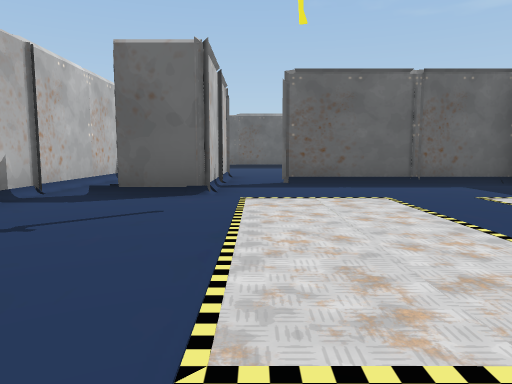
view 1 (above)

16 first-person views from a walk through a scene from a Unity 3-D project. The camera is 1.2 m above the floor, tilts 6° down and sees 70° across. Doors are open. The floor is counted in squares, 2 m on a side. Each view is taken from the middle of a square. On the plan, view 1 faces up. The plan holds only what a view shows up to about 10 squares ahead; the rest is blank. The player character is not drawn. Some surface patterns are stand-ins.

view 2
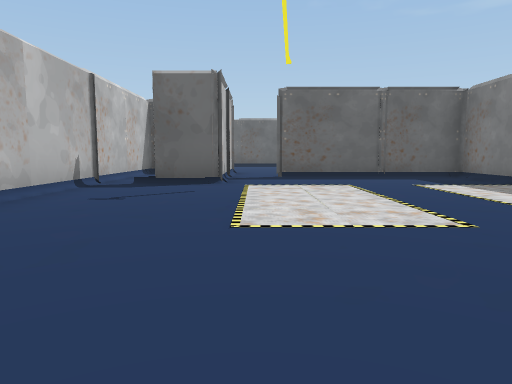

view 3
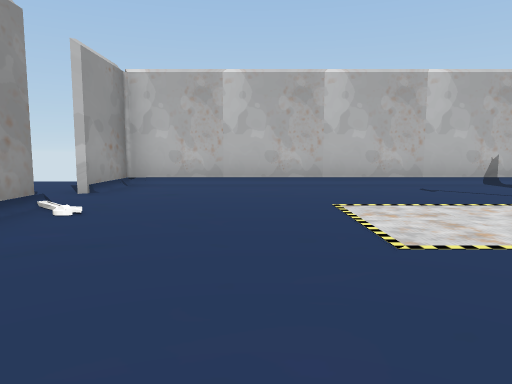

view 4
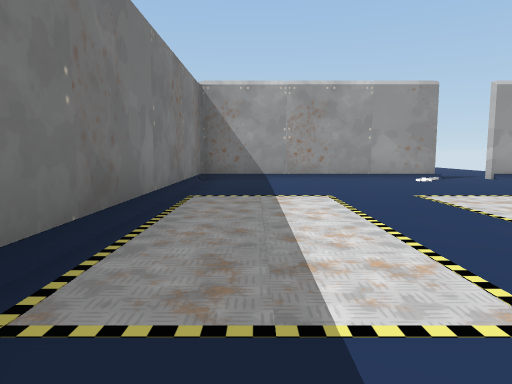

view 5
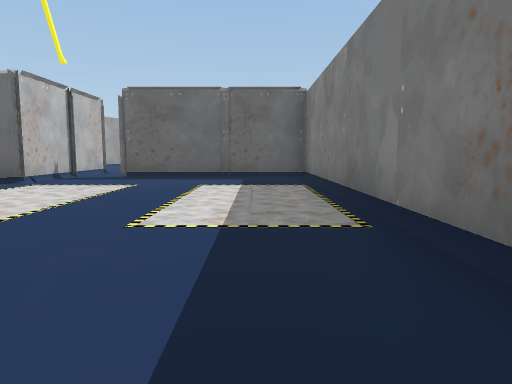

view 6
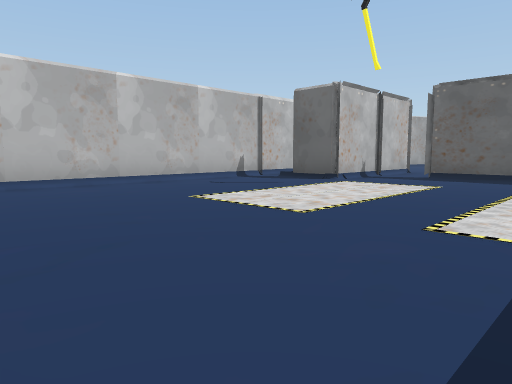

view 7
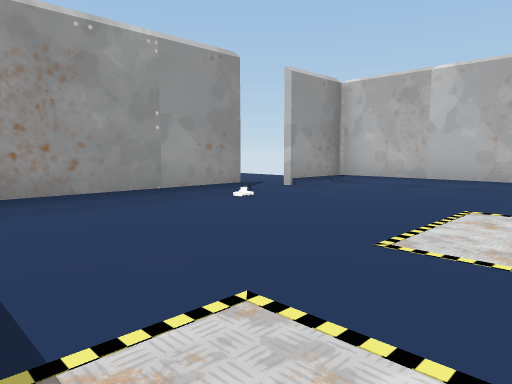

view 8
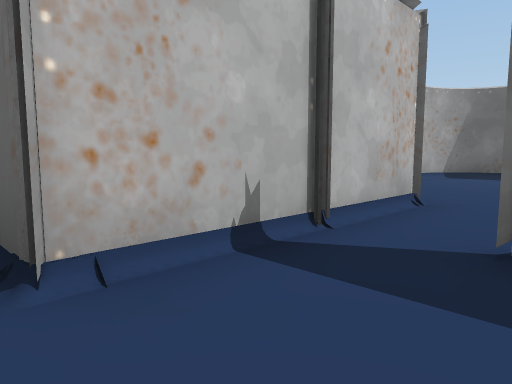

view 9
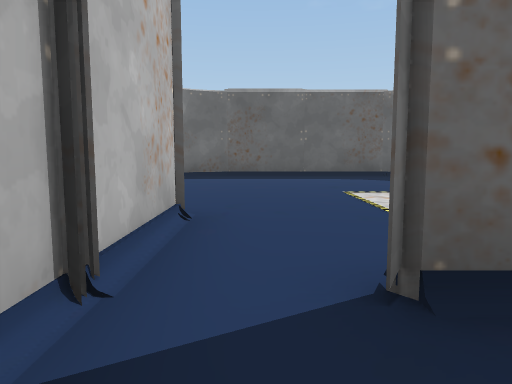

view 10
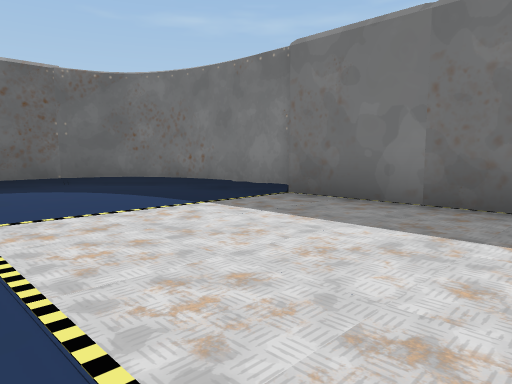

view 11
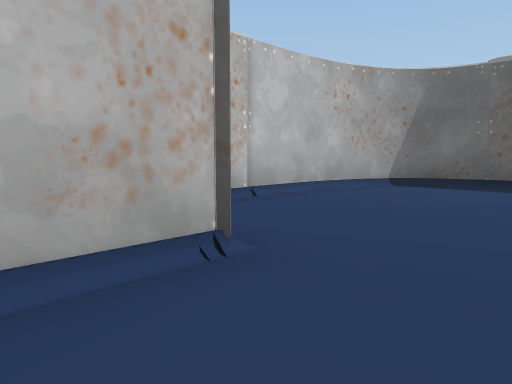

view 12
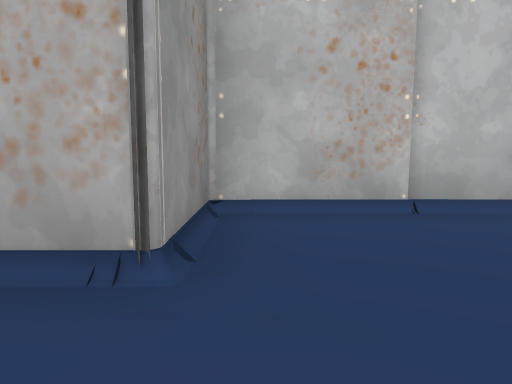

view 13
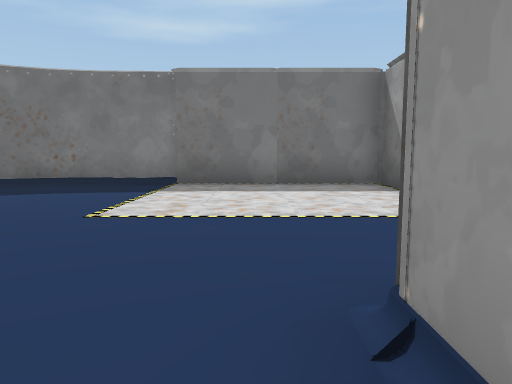

view 14
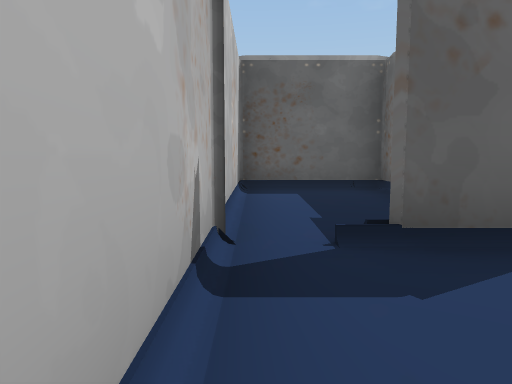

view 15
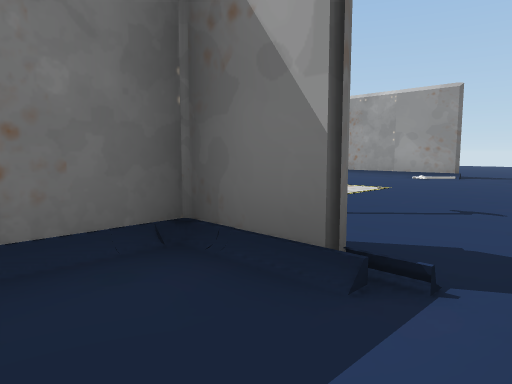

view 16
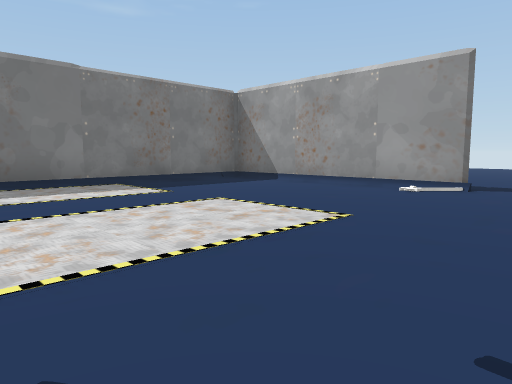

### Floor plan
Key: @ floor where view 1 was taken; # wall or solid block; . floor; / step, stairs or slope; D open door; O other object.
Columns run from 4 left of view 1 to 5 right of it. Each row starts with its distance up from view 1.
 16    ######
 15   ##....##
 14  ##......#
 13  #.......#
 12  #.......#
 11  #....   O
 10  O....   O
  9  O#O..   O
  8 #..OD.   O
  7 #..ODD###O
  6 #DDO.....#
  5 #DD#.....#
  4 #/... .. #
  3 #/... .. #
  2 #/... ...#
  1 #/.......#
  0 #/..@....#
 -1 #/.......#
 -2 #/.D.....#
 -3 ###DD#####
 -4  ....
 -5  .. .
 -6     ..
 -7     ..

Where each view was taken, in squares from view 1:
view 1: 0 up, 0 right, facing up
view 2: 2 down, 0 right, facing up
view 3: 0 up, 4 right, facing left
view 4: 6 up, 4 right, facing down
view 5: 2 down, 4 right, facing up
view 6: 2 down, 4 right, facing up-left
view 7: 2 up, 4 right, facing down-left
view 8: 5 up, 1 right, facing up-left
view 9: 6 up, 0 right, facing up
view 10: 8 up, 1 right, facing up-right
view 11: 8 up, 1 right, facing up-left
view 12: 10 up, 1 right, facing left
view 13: 10 up, 2 left, facing right
view 14: 3 up, 3 left, facing up
view 15: 7 up, 3 left, facing down-right
view 16: 4 up, 2 left, facing down-right
